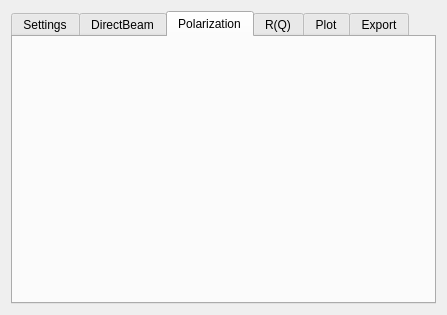
<?xml version="1.0" encoding="UTF-8"?>
<ui version="4.0">
 <class>ReflTabs</class>
 <widget class="QWidget" name="ReflTabs">
  <property name="geometry">
   <rect>
    <x>0</x>
    <y>0</y>
    <width>447</width>
    <height>315</height>
   </rect>
  </property>
  <property name="windowTitle">
   <string>Form</string>
  </property>
  <layout class="QHBoxLayout" name="horizontalLayout">
   <item>
    <widget class="QTabWidget" name="tabWidget">
     <property name="currentIndex">
      <number>2</number>
     </property>
     <widget class="QWidget" name="settings">
      <attribute name="title">
       <string>Settings</string>
      </attribute>
      <layout class="QHBoxLayout" name="horizontalLayout_2">
       <item>
        <layout class="QGridLayout" name="gridLayout">
         <item row="0" column="1" alignment="Qt::AlignLeft|Qt::AlignTop">
          <widget class="QSlider" name="horizontalSlider">
           <property name="orientation">
            <enum>Qt::Horizontal</enum>
           </property>
          </widget>
         </item>
         <item row="1" column="0">
          <widget class="QLabel" name="label_2">
           <property name="text">
            <string>NormaliseTo</string>
           </property>
          </widget>
         </item>
         <item row="0" column="0">
          <widget class="QLabel" name="label">
           <property name="text">
            <string>BeamRadius</string>
           </property>
          </widget>
         </item>
         <item row="2" column="0">
          <spacer name="verticalSpacer">
           <property name="orientation">
            <enum>Qt::Vertical</enum>
           </property>
           <property name="sizeHint" stdset="0">
            <size>
             <width>20</width>
             <height>40</height>
            </size>
           </property>
          </spacer>
         </item>
         <item row="1" column="1">
          <widget class="QComboBox" name="comboBox">
           <item>
            <property name="text">
             <string>Timer</string>
            </property>
           </item>
           <item>
            <property name="text">
             <string>Monitor</string>
            </property>
           </item>
          </widget>
         </item>
        </layout>
       </item>
      </layout>
     </widget>
     <widget class="QWidget" name="directbeam">
      <attribute name="title">
       <string>DirectBeam</string>
      </attribute>
     </widget>
     <widget class="QWidget" name="polarization">
      <attribute name="title">
       <string>Polarization</string>
      </attribute>
     </widget>
     <widget class="QWidget" name="rq">
      <attribute name="title">
       <string>R(Q)</string>
      </attribute>
     </widget>
     <widget class="QWidget" name="plot">
      <attribute name="title">
       <string>Plot</string>
      </attribute>
     </widget>
     <widget class="QWidget" name="export">
      <attribute name="title">
       <string>Export</string>
      </attribute>
     </widget>
    </widget>
   </item>
  </layout>
 </widget>
 <resources/>
 <connections/>
</ui>
